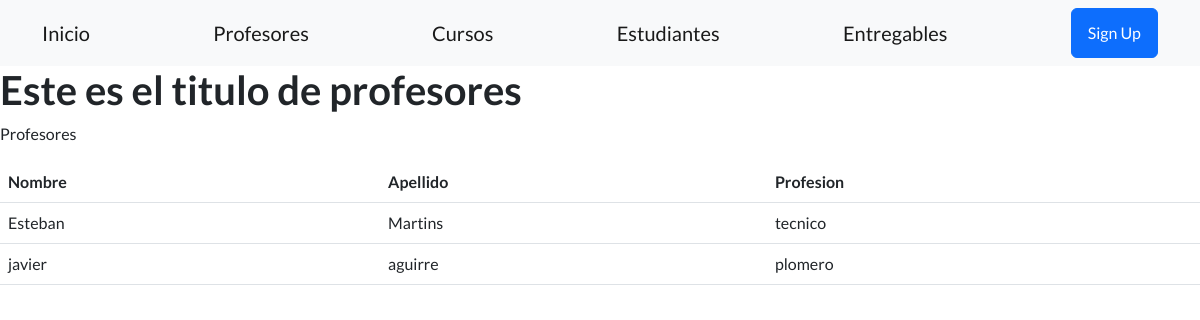
/app-coder/profesores, run on the app's committed database.
### AppCoder/models.py (models this page shows)
class Profesor(models.Model):
    nombre = models.CharField(max_length=50)
    apellido = models.CharField(null=True, max_length=30)
    email = models.EmailField(null=True)
    profesion = models.CharField(null=True, max_length=30)

### AppCoder/views.py (the view)
# urls.py: path('profesores', views.profesores, name="Profesores"),
def profesores(req):
    listaProfesores = Profesor.objects.all()
    return render(req, 'profesores.html', {"lista_profesores": listaProfesores})

### AppCoder/templates/profesores.html
{% extends "padre.html" %}
    {% load static %}
    {% block contenidoQueCambia %}
    <h1> Este es el titulo de profesores</h1>
    <p> Profesores</p>
    <table class="table">
        <tr><th>Nombre</th><th>Apellido</th><th>Profesion</th></tr>
            {% for profesor in lista_profesores %}
            <tr>
                <td>{{profesor.nombre}}</td>
                <td>{{profesor.apellido}}</td>
                <td>{{profesor.profesion}}</td>
            </tr>
            {% endfor %}
        </table>
    {% endblock %}

### data on the page
Profesor: nombre "Esteban", apellido "Martins", profesion "tecnico"
Profesor: nombre "javier", apellido "aguirre", profesion "plomero"
